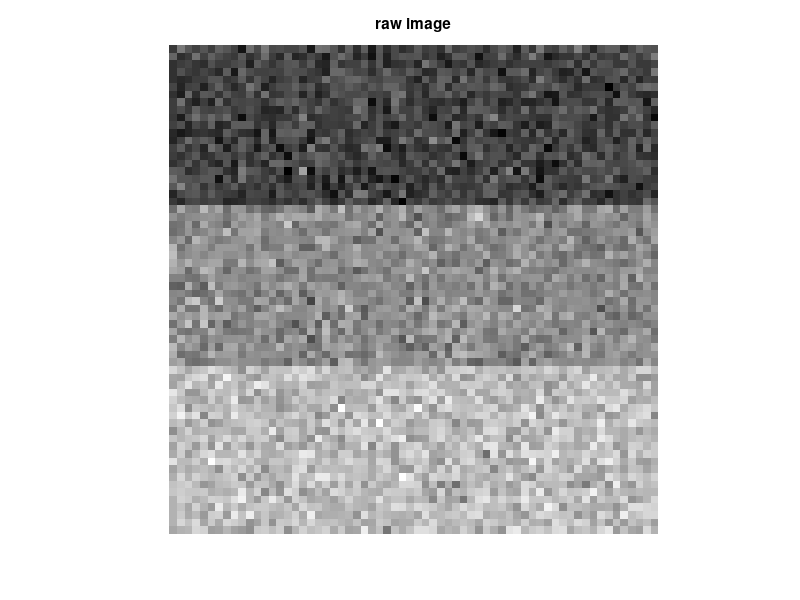

Write MATLAB code to recreate this figure. (Note: this script raises an error after producing the figure.)
%% MyTest  
clc;  
clear;  
%  
%%  
S = [64 64];  
Miu = [90,150,190];Sig = [20, 20, 20];  
Im = zeros(S(1),S(2));  
Im(1:21,:) = random('norm',Miu(1),Sig(1),[21,64]);  
Im(22:42,:) = random('norm',Miu(2),Sig(2),[21,64]);  
Im(43:64,:) = random('norm',Miu(3),Sig(3),[22,64]);  
figure,imshow(Im,[]);title('raw image');  
  
Image=reshape(Im,S(1)*S(2),1);  
  
topicNum=3;  
temp = eye(topicNum);  
temp(temp==0) = 2;  
temp(temp==1) = 0;  
SmoothCost = temp;  
  
dataCost=zeros(3,S(1)*S(2));  
for i=1:S(1)*S(2)  
        Pyx=normpdf(Image(i),Miu,Sig);  
        dataCost(:,i) = -log( Pyx./sum(Pyx) );  
end  
  
Neighbors=zeros(S(1)*S(2),S(1)*S(2));  
  
for i=1:S(1)*S(2)  
    if(i+1<=S(1)*S(2))  
        Neighbors(i,i+1)=1;  
    end  
    if(i-1>=1)  
        Neighbors(i,i-1)=1;  
    end  
    if(i+64<=S(1)*S(2))  
        Neighbors(i,i+64)=1;  
    end  
    if(i-64>=1)  
        Neighbors(i,i-64)=1;  
    end  
  
end  
  
h = GCO_Create(S(1)*S(2),3);             % Create new object with NumSites=4, NumLabels=3  
GCO_SetDataCost(h,dataCost);   % Site  3   prefers label 3  
GCO_SetSmoothCost(h,SmoothCost);   %   
GCO_SetNeighbors(h,Neighbors);  
GCO_Expansion(h);                % Compute optimal labeling via alpha-expansion   
Label=GCO_GetLabeling(h);  
[E D Smo] = GCO_ComputeEnergy(h)   % Energy = Data Energy + Smooth Energy  
GCO_Delete(h);                   % Delete the GCoptimization object when finished  
labels=reshape(Label,S(1),S(2));  
figure;imshow(labels,[]);  